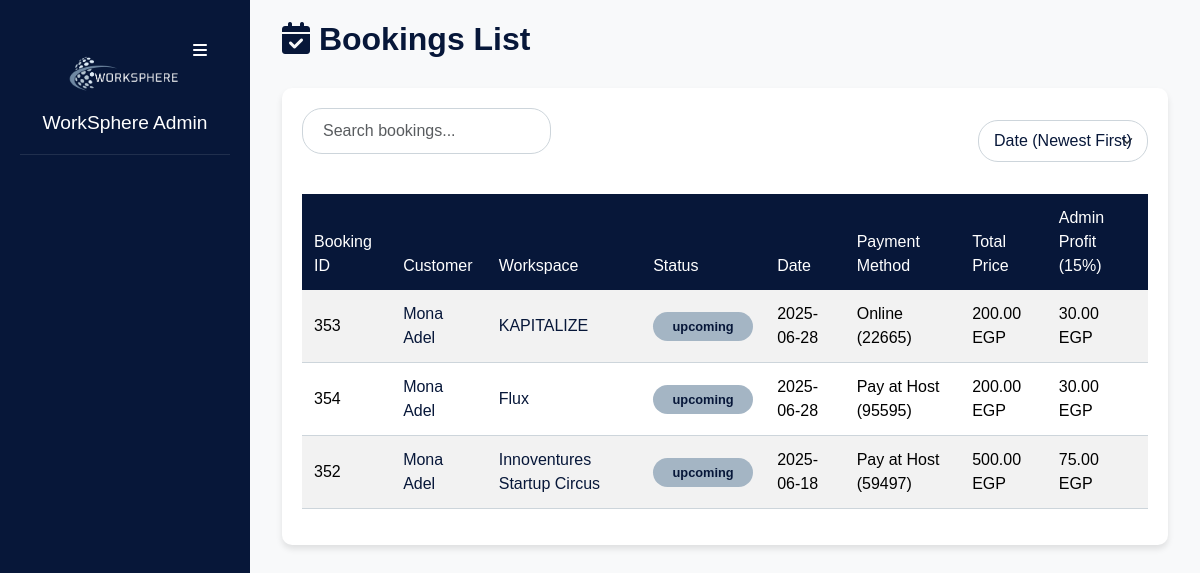
Page /admin/bookings_list.php on the earlier database version.
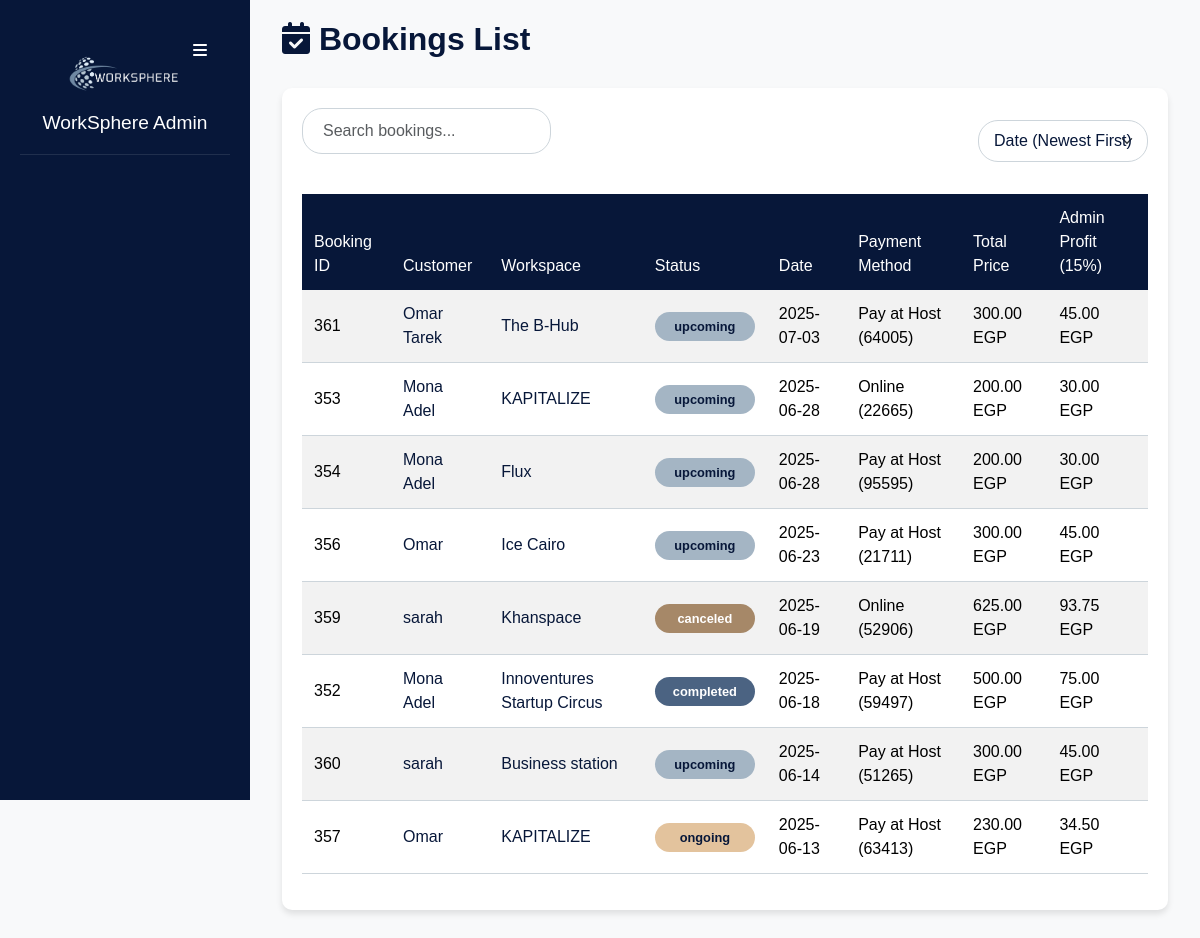
Same page on the later database version.
### tables this page shows
CREATE TABLE `bookings` (
  `booking_id` int(11) NOT NULL,
  `user_id` int(11) NOT NULL,
  `room_id` int(11) NOT NULL,
  `date` date NOT NULL,
  `start_time` time NOT NULL,
  `end_time` time NOT NULL,
  `num_people` int(11) NOT NULL,
  `total_price` float DEFAULT NULL,
  `status` varchar(255) DEFAULT 'upcoming',
  `created_at` timestamp NOT NULL DEFAULT current_timestamp(),
  `review-email` tinyint(4) NOT NULL DEFAULT 0,
  `pay_method` varchar(255) DEFAULT NULL,
  `is_monthly` int(11) NOT NULL DEFAULT 0
);

CREATE TABLE `users` (
  `user_id` int(11) NOT NULL,
  `name` varchar(255) NOT NULL,
  `email` varchar(255) NOT NULL,
  `phone` varchar(15) NOT NULL,
  `password` varchar(255) NOT NULL,
  `age` int(11) DEFAULT NULL,
  `job_title` varchar(255) DEFAULT NULL,
  `image` longtext DEFAULT 'default.png',
  `location` varchar(255) DEFAULT NULL,
  `created_at` timestamp NOT NULL DEFAULT current_timestamp(),
  `role_id` int(11) DEFAULT NULL,
  `last_seen` datetime NOT NULL DEFAULT current_timestamp(),
  `company_name` varchar(255) DEFAULT NULL,
  `contact_info` varchar(255) DEFAULT NULL,
  `company_type` varchar(255) DEFAULT NULL,
  `zone_id` int(11) DEFAULT NULL,
  `portfolio` longtext DEFAULT NULL,
  `action` varchar(255) NOT NULL DEFAULT 'active'
);

CREATE TABLE `workspaces` (
  `workspace_id` int(11) NOT NULL,
  `user_id` int(11) NOT NULL,
  `name` varchar(255) NOT NULL,
  `location` varchar(255) NOT NULL,
  `description` longtext DEFAULT NULL,
  `price/hr` float DEFAULT NULL,
  `zone_id` int(11) NOT NULL,
  `created_at` timestamp NOT NULL DEFAULT current_timestamp(),
  `Availability` tinyint(4) NOT NULL DEFAULT 1,
  `latitude` float(10,6) NOT NULL,
  `longitude` float(10,6) NOT NULL
);

CREATE TABLE `payments` (
  `pay_id` int(11) NOT NULL,
  `booking_id` int(11) DEFAULT NULL,
  `amount` float NOT NULL,
  `payment_method` varchar(255) NOT NULL,
  `transaction_id` int(11) DEFAULT NULL,
  `created_at` timestamp NOT NULL DEFAULT current_timestamp(),
  `workspace_id` int(11) NOT NULL,
  `renewal_date` date NOT NULL
);

### admin/bookings_list.php (the view, shortened to what the changed rows need)
<?php
include "connection.php";
$sort = 'date_desc';
$orderBy = "ORDER BY b.date DESC";
switch ($sort) {
    case 'date_desc':
        default:
        $orderBy = "ORDER BY b.date DESC";
        break;
}
$searchCondition = "";
$select_bookings = "SELECT
    b.booking_id,
    u.user_id,
    u.name AS user_name,
    w.workspace_id,
    w.name AS workspace_name,
    b.status AS status,
    b.total_price,
    DATE_FORMAT(b.date, '%Y-%m-%d') AS booking_date,
    p.payment_method,
    p.transaction_id
FROM
    grad_proj.bookings b
JOIN
    grad_proj.users u ON b.user_id = u.user_id
JOIN
    grad_proj.rooms r ON b.room_id = r.room_id
JOIN
    grad_proj.workspaces w ON r.workspace_id = w.workspace_id
LEFT JOIN
    grad_proj.payments p ON b.booking_id = p.booking_id
$searchCondition
$orderBy";
$run_select = mysqli_query($connect, $select_bookings);
?>
<!DOCTYPE html>
<html lang="en">
<head>
    <link rel="stylesheet" href="https://cdnjs.cloudflare.com/ajax/libs/bootstrap/5.3.3/css/bootstrap.min.css">
    <link rel="stylesheet" href="https://cdnjs.cloudflare.com/ajax/libs/font-awesome/6.4.0/css/all.min.css">
    <link rel="stylesheet" href="https://cdn.jsdelivr.net/npm/sweetalert2@11/dist/sweetalert2.min.css">
</head>
<body>
    <div class="main-content" id="mainContent">
        <div class="container-fluid">
            <h2><i class="fas fa-calendar-check"></i> Bookings List</h2>
            <div class="table-container">
                <div class="table-responsive">
                    <table class="table table-striped table-hover">
                        <thead>
                            <tr>
                                <th>Booking ID</th>
                                <th>Customer</th>
                                <th>Workspace</th>
                                <th>Status</th>
                                <th>Date</th>
                                <th>Payment Method</th>
                                <th>Total Price</th>
                                <th>Admin Profit (15%)</th>
                            </tr>
                        </thead>
                        <tbody id="bookingsTableBody">
                            <?php
                            if (mysqli_num_rows($run_select) > 0) {
                                foreach ($run_select as $row) {
                                    $status_class = '';
                                    switch (strtolower($row['status'])) {
                                        case 'upcoming': $status_class = 'status-upcoming'; break;
                                        case 'ongoing': $status_class = 'status-ongoing'; break;
                                        case 'completed': $status_class = 'status-completed'; break;
                                        case 'canceled': $status_class = 'status-canceled'; break;
                                    }
                                    ?>
                                    <tr>
                                        <td><?php echo htmlspecialchars($row['booking_id']); ?></td>
                                        <td><a href="../profile.php?user_id=<?php echo $row['user_id']; ?>">
                                                <?php echo htmlspecialchars($row['user_name']); ?>
                                            </a></td>
                                        <td><a href="../workspace_details.php?ws_id=<?php echo $row['workspace_id']; ?>">
                                                <?php echo htmlspecialchars($row['workspace_name']); ?>
                                            </a></td>
                                        <td><span class="status-badge <?php echo $status_class; ?>">
                                                <?php echo htmlspecialchars($row['status']); ?>
                                            </span></td>
                                        <td><?php echo htmlspecialchars($row['booking_date']); ?></td>
                                        <td>
                                            <?php if ($row['payment_method']): ?>
                                                <?php echo htmlspecialchars($row['payment_method']); ?>
                                                <?php if ($row['transaction_id']): ?>
                                                    (<?php echo htmlspecialchars($row['transaction_id']); ?>)
                                                <?php endif; ?>
                                            <?php else: ?>
                                                Pending
                                            <?php endif; ?>
                                        </td>
                                        <td><?php echo number_format($row['total_price'], 2); ?> EGP</td>
                                        <td><?php echo number_format($row['total_price'] * 0.15, 2); ?> EGP</td>
                                    </tr>
                                    <?php
                                }
                            } else {
                                echo '<tr><td colspan="8" class="text-center">No bookings found</td></tr>';
                            }
                            ?>
                        </tbody>
                    </table>
                </div>
            </div>
        </div>
    </div>
</body>
</html>

Differences in the rows shown:
added bookings: booking_id "361", user.name "Omar Tarek", workspaces.name "The B-Hub", status "upcoming", booking_date "2025-07-03", payments.payment_method "Pay at Host", payments.transaction_id "64005", total_price "300.00", $row['total_price']*0.15 "45.00"
added bookings: booking_id "356", user.name "Omar", workspaces.name "Ice Cairo", status "upcoming", booking_date "2025-06-23", payments.payment_method "Pay at Host", payments.transaction_id "21711", total_price "300.00", $row['total_price']*0.15 "45.00"
added bookings: booking_id "359", user.name "sarah", workspaces.name "Khanspace", status "canceled", booking_date "2025-06-19", payments.payment_method "Online", payments.transaction_id "52906", total_price "625.00", $row['total_price']*0.15 "93.75"
changed bookings "Innoventures Startup Circus": status "upcoming" → "completed"
added bookings: booking_id "360", user.name "sarah", workspaces.name "Business station", status "upcoming", booking_date "2025-06-14", payments.payment_method "Pay at Host", payments.transaction_id "51265", total_price "300.00", $row['total_price']*0.15 "45.00"
added bookings: booking_id "357", user.name "Omar", workspaces.name "KAPITALIZE", status "ongoing", booking_date "2025-06-13", payments.payment_method "Pay at Host", payments.transaction_id "63413", total_price "230.00", $row['total_price']*0.15 "34.50"
